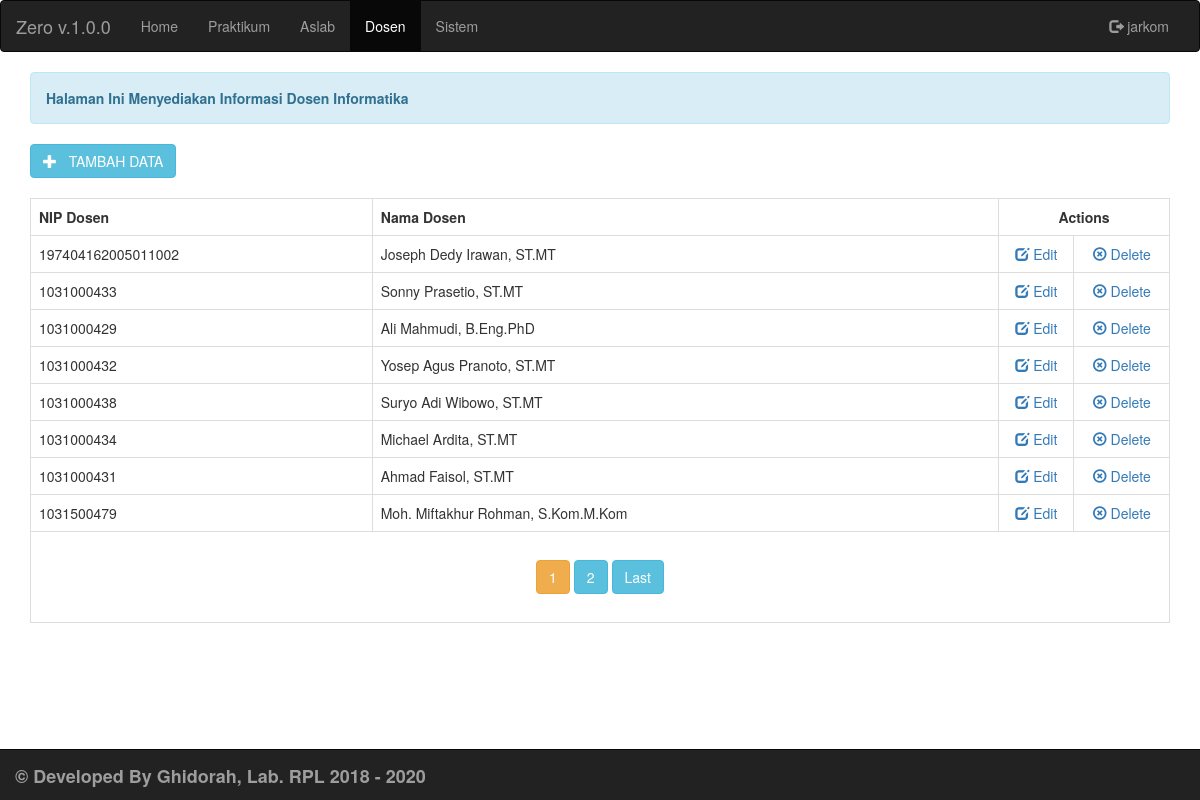
Screenshot of /menu/index.php?modul=dosen&file=dosen-home (signed in) with the database file from the repository.
### tables this page shows
CREATE TABLE `data_dosen` (
  `id` int(11) NOT NULL,
  `nip_dosen` varchar(25) NOT NULL,
  `nama_dosen` varchar(50) NOT NULL
);

### menu/dosen/dosen-proses.php (the view, shortened to what this page needs)
<?php
class crud
{
	private $db;
	function __construct($DB_con)
	{
		$this->db = $DB_con;
	}
	public function dataview($query)
	{
		$stmt = $this->db->prepare($query);
		$stmt->execute();
		if($stmt->rowCount()>0)
		{
			while($row=$stmt->fetch(PDO::FETCH_ASSOC))
			{
				?>
                <tr>
                <td><?php print($row['nip_dosen']); ?></td>
                <td><?php print($row['nama_dosen']); ?></td>
                <td align="center">
                <a href="index.php?modul=dosen&file=dosen-edit&edit_id=<?php print($row['id']); ?>"><i class="glyphicon glyphicon-edit"></i> Edit</a>
                </td>
                <td align="center">
                <a href="index.php?modul=dosen&file=dosen-del&delete_id=<?php print($row['id']); ?>"><i class="glyphicon glyphicon-remove-circle"></i> Delete</a>
                </td>
                </tr>
                <?php
			}
		}
		else
		{
			?>
            <tr>
            <td>Nothing here...</td>
            </tr>
            <?php
		}
	}
	public function paginglink($query,$records_per_page)
	{
		$stmt = $this->db->prepare($query);
		$stmt->execute();
		$total_no_of_records = $stmt->rowCount();
		if($total_no_of_records > 0)
		{
			?>
			<ul class="pagination justify-content-center">
			<?php
			$total_no_of_pages=ceil($total_no_of_records/$records_per_page);
			$current_page=1;
			for($i=$current_page;$i<=$current_page;$i++)
			{
				if($i==$current_page)
				{
					echo "
					<li class='page-item'>
						<button type='submit' class='btn btn-warning' value='".$i."' name='page'>".$i."</button>
					</li>
					";
				}
				else
				{
					echo "
					<li class='page-item'>
						<button type='submit' class='btn btn-info' value='".$i."' name='page'>".$i."</button>
					</li>
					";
				}
			}
			if($current_page<$total_no_of_pages)
			{
				$next=$current_page+1;
				echo "
				<li class='page-item'>
					<button type='submit' class='btn btn-info' value='".$next."' name='page'>".$next."</button>
				</li>
				";
			}
			if($current_page!=$total_no_of_pages)
			{
				echo "
				<li class='page-item'>
					<button type='submit' class='btn btn-info' value='".$total_no_of_pages."' name='page'>Last</button>
				</li>
				";
			}
			?></ul><?php
		}
	}
}

### rows the page displays
data_dosen: nip_dosen "197404162005011002", nama_dosen "Joseph Dedy Irawan, ST.MT"
data_dosen: nip_dosen "1031000433", nama_dosen "Sonny Prasetio, ST.MT"
data_dosen: nip_dosen "1031000429", nama_dosen "Ali Mahmudi, B.Eng.PhD"
data_dosen: nip_dosen "1031000432", nama_dosen "Yosep Agus Pranoto, ST.MT"
data_dosen: nip_dosen "1031000438", nama_dosen "Suryo Adi Wibowo, ST.MT"
data_dosen: nip_dosen "1031000434", nama_dosen "Michael Ardita, ST.MT"
data_dosen: nip_dosen "1031000431", nama_dosen "Ahmad Faisol, ST.MT"
data_dosen: nip_dosen "1031500479", nama_dosen "Moh. Miftakhur Rohman, S.Kom.M.Kom"

### other values shown
$_SESSION['username'] "jarkom"
$next "2"
